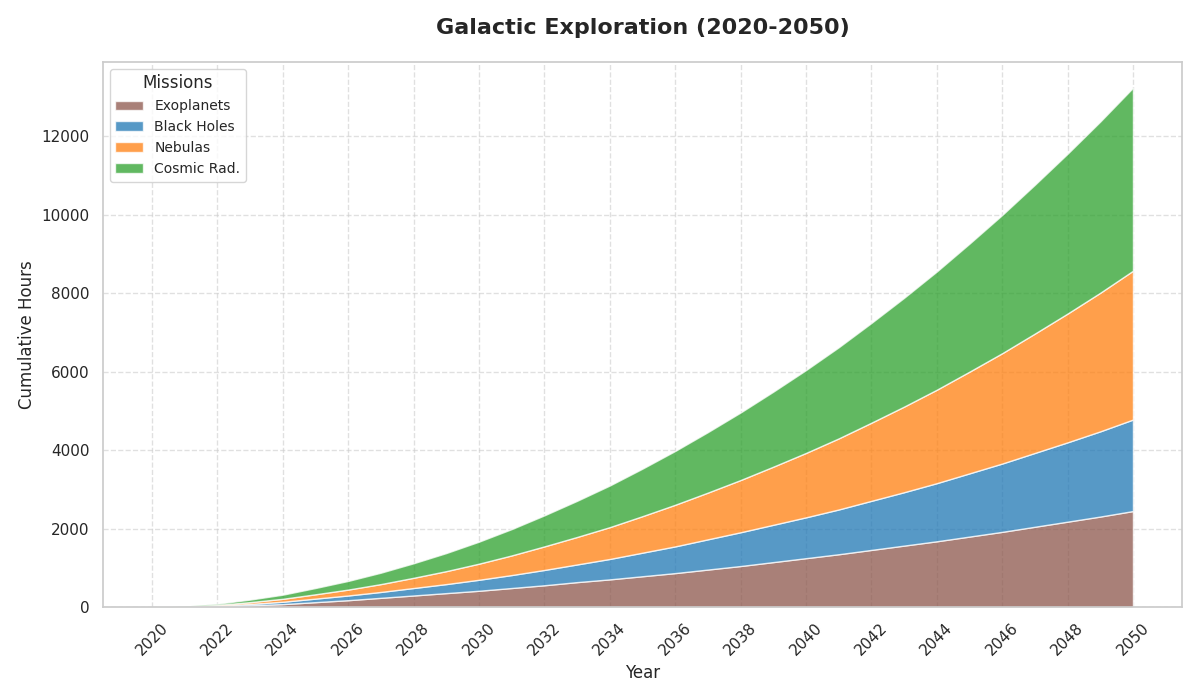

Python code for this plot:
import matplotlib.pyplot as plt
import numpy as np

years = np.arange(2020, 2051)

exoplanet_surveys = [0, 10, 25, 50, 80, 130, 180, 240, 300, 360, 420, 490, 560, 640, 710, 790, 870, 960, 1050, 1150, 1250, 1350, 1460, 1570, 1680, 1800, 1920, 2050, 2180, 2310, 2450]
black_hole_probes = [0, 5, 15, 35, 60, 90, 120, 150, 190, 230, 280, 330, 390, 450, 520, 600, 680, 770, 860, 950, 1040, 1140, 1250, 1360, 1480, 1610, 1740, 1880, 2020, 2170, 2330]
nebula_studies = [0, 8, 20, 45, 75, 110, 150, 200, 260, 330, 410, 500, 600, 700, 810, 930, 1060, 1190, 1330, 1480, 1640, 1810, 1990, 2180, 2380, 2590, 2810, 3040, 3280, 3530, 3790]
cosmic_radiation_monitoring = [0, 12, 30, 65, 105, 160, 220, 290, 370, 460, 560, 670, 790, 920, 1060, 1210, 1370, 1540, 1720, 1910, 2110, 2320, 2540, 2770, 3010, 3260, 3520, 3790, 4070, 4360, 4660]

fig, ax = plt.subplots(figsize=(12, 7))

ax.stackplot(years, exoplanet_surveys, black_hole_probes, nebula_studies, cosmic_radiation_monitoring,
             labels=['Exoplanets', 'Black Holes', 'Nebulas', 'Cosmic Rad.'],
             colors=['#8c564b', '#1f77b4', '#ff7f0e', '#2ca02c'], alpha=0.75)

ax.set_title("Galactic Exploration (2020-2050)", fontsize=16, fontweight='bold', pad=20)
ax.set_xlabel("Year", fontsize=12)
ax.set_ylabel("Cumulative Hours", fontsize=12)

ax.set_xticks(years[::2])
ax.tick_params(axis='x', rotation=45)

ax.legend(loc='upper left', title="Missions", fontsize=10)

ax.grid(True, linestyle='--', alpha=0.6)

plt.tight_layout()
plt.show()
